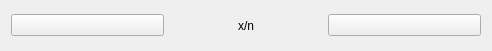
<?xml version="1.0" encoding="UTF-8"?>
<ui version="4.0">
 <class>Leafer</class>
 <widget class="QWidget" name="Leafer">
  <property name="geometry">
   <rect>
    <x>0</x>
    <y>0</y>
    <width>492</width>
    <height>51</height>
   </rect>
  </property>
  <property name="windowTitle">
   <string>Form</string>
  </property>
  <layout class="QHBoxLayout" name="horizontalLayout">
   <item>
    <widget class="QPushButton" name="previos">
     <property name="text">
      <string/>
     </property>
     <property name="icon">
      <iconset resource="../img.qrc">
       <normaloff>:/img/img/previos.png</normaloff>:/img/img/previos.png</iconset>
     </property>
     <property name="iconSize">
      <size>
       <width>32</width>
       <height>32</height>
      </size>
     </property>
    </widget>
   </item>
   <item>
    <widget class="QLabel" name="count">
     <property name="text">
      <string>x/n</string>
     </property>
     <property name="alignment">
      <set>Qt::AlignCenter</set>
     </property>
    </widget>
   </item>
   <item>
    <widget class="QPushButton" name="next">
     <property name="text">
      <string/>
     </property>
     <property name="icon">
      <iconset resource="../img.qrc">
       <normaloff>:/img/img/next.png</normaloff>:/img/img/next.png</iconset>
     </property>
     <property name="iconSize">
      <size>
       <width>32</width>
       <height>32</height>
      </size>
     </property>
    </widget>
   </item>
  </layout>
 </widget>
 <resources>
  <include location="../img.qrc"/>
 </resources>
 <connections/>
</ui>
